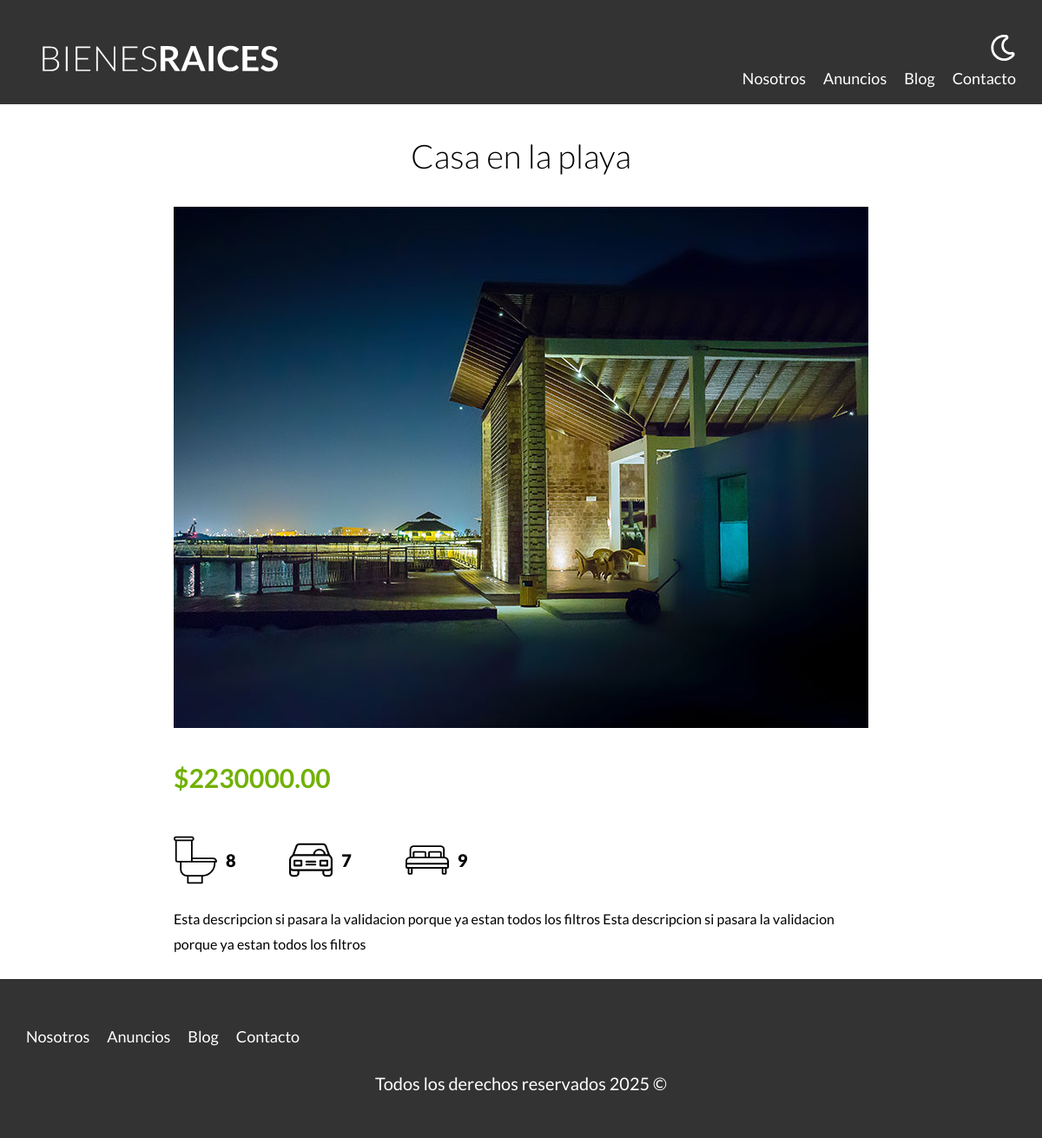
/bienesraices/bienesraices/anuncio.php?id=8, run on the app's committed database.
### tables this page shows
CREATE TABLE `propiedades` (
  `id` int NOT NULL AUTO_INCREMENT,
  `titulo` varchar(45) DEFAULT NULL,
  `precio` decimal(10,2) DEFAULT NULL,
  `imagen` varchar(200) DEFAULT NULL,
  `descripcion` longtext,
  `habitaciones` int DEFAULT NULL,
  `wc` int DEFAULT NULL,
  `estacionamiento` int DEFAULT NULL,
  `creado` date DEFAULT NULL,
  `vendedorId` int NOT NULL,
  PRIMARY KEY (`id`),
  KEY `fk_propiedades_vendedores_idx` (`vendedorId`),
  CONSTRAINT `fk_propiedades_vendedores` FOREIGN KEY (`vendedorId`) REFERENCES `vendedores` (`id`)
);

### bienesraices/bienesraices/anuncio.php (the view, shortened to what this page needs)
<?php
    $id = $_GET['id'];
    $id = filter_var($id, FILTER_VALIDATE_INT);
    $db = conectarDB();
    $query = "SELECT * FROM propiedades WHERE id = $id";
    $resultado = mysqli_query($db, $query);
    $propiedad = mysqli_fetch_assoc($resultado);
?>
    <main class="contenedor seccion contenido-centrado">
        <h1><?php echo $propiedad['titulo']; ?></h1>
        <img loading="lazy" src="/imagenes/<?php echo $propiedad['imagen']; ?>" alt="imagen dela propiedad">
        <div class="resumen-propiedad">
            <p class="precio">$<?php echo $propiedad['precio']; ?></p>
            <ul class="iconos-caracteristicas">
                <li>
                    <img class="icono" loading="lazy" src="build/img/icono_wc.svg" alt="icono wc">
                    <p><?php echo $propiedad['wc']; ?></p>
                </li>
                <li>
                    <img class="icono" loading="lazy" src="build/img/icono_estacionamiento.svg" alt="icono estacionamiento">
                    <p><?php echo $propiedad['estacionamiento']; ?></p>
                </li>
                <li>
                    <img class="icono" loading="lazy" src="build/img/icono_dormitorio.svg" alt="icono habitaciones">
                    <p><?php echo $propiedad['habitaciones']; ?></p>
                </li>
            </ul>
            <?php echo $propiedad['descripcion']; ?>
        </div>
    </main>

### bienesraices/bienesraices/build/css/app.css (style rules this page uses)
html { -webkit-text-size-adjust:100%;line-height:1.15 }
body { margin:0 }
main { display:block }
h1 { font-size:2em;margin:.67em 0 }
img { border-style:none }
html { box-sizing:border-box;font-size:62.5% }
*,:after,:before { box-sizing:inherit }
body { font-family:Lato,sans-serif;font-size:1.6rem;line-height:1.8 }
p { color:#000;font-size:2rem }
.contenedor { margin:0 auto;max-width:120rem;width:95% }
img,picture { display:block;width:100% }
h1,h2,h3 { font-family:Lato,sans-serif;font-weight:300;margin:2.5rem 0;text-align:center }
h1 { font-size:3.8rem }
.seccion { margin-bottom:2.5rem;margin-top:2.5rem }
.contenido-centrado { max-width:80rem }
.icono { text-align:center }
.precio { color:#71b100;font-size:3rem;font-weight:700 }
.iconos-caracteristicas { display:flex;list-style:none;max-width:40rem;padding:0 }
.iconos-caracteristicas li { display:flex;flex:1 }
.iconos-caracteristicas li img { flex:0 0 5rem;margin-right:1rem }
.iconos-caracteristicas li p { font-weight:900 }

### data on the page
propiedades: titulo "Casa en la playa", imagen (picture), precio "2230000.00", wc "8", estacionamiento "7", habitaciones "9", descripcion "Esta descripcion si pasara la validacion porque ya estan todos los filtros Esta descripcion si pasara la validacion porque ya estan todos los filtros"
